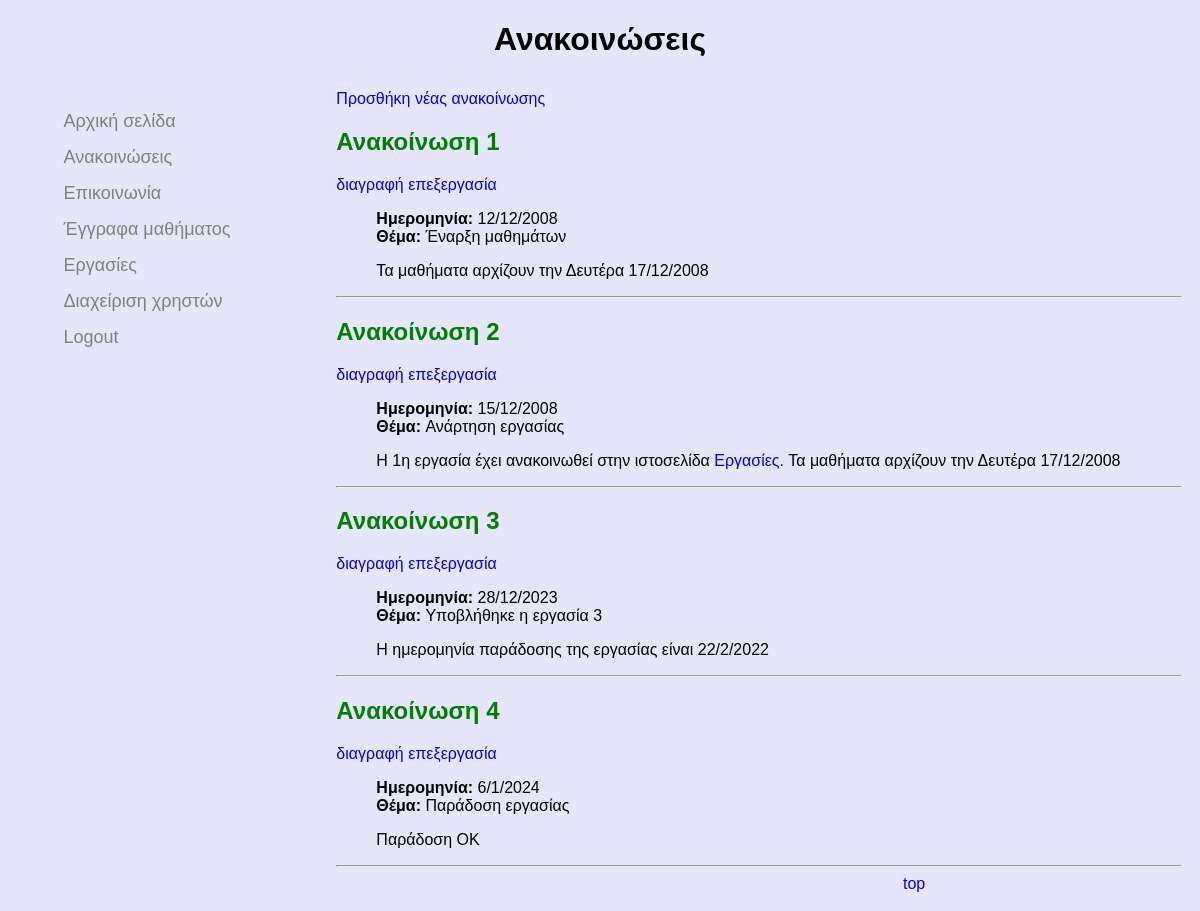
/announcement.php (signed in), run on the app's committed database.
### tables this page shows
CREATE TABLE `announcements` (
  `id` int(11) NOT NULL,
  `date` tinytext NOT NULL,
  `subject` tinytext NOT NULL,
  `content` text NOT NULL
);

### announcement.php (the view, shortened to what this page needs)
<?php
try {
    $conn = require 'db_connect.php';
    $query = "SELECT * FROM announcements";
    $stmt = $conn->prepare($query);
    $stmt->execute();
    $result = $stmt->setFetchMode(PDO::FETCH_ASSOC);
    $result = $stmt->fetchAll();
} catch (PDOException $e) {
}
?>
<!DOCTYPE html>
<html lang="en">
<head>
    <link rel="stylesheet" href="styles.css">
</head>
<body>
<div class="body" id="top">
    <h1>Ανακοινώσεις</h1>
    <div class="container">
        <?php include 'menu.php';?>
        <div class="content">
            <?php
            if ($_SESSION["role"] == 'Tutor') {
                echo "<a href='announcementForm.php?mode=new'>Προσθήκη νέας ανακοίνωσης</a>";
            }
            for ($x = 0; $x < sizeof($result); $x++) {
                echo '<div class="announcement">';
                echo '<h2 class="announcement-title">Ανακοίνωση ' . ($x + 1) . '</h2>';
                if ($_SESSION["role"] == 'Tutor'){
                    echo '<a href="deleteAnnouncement.php?id='.$result[$x]['id'].'">διαγραφή</a> ';
                    echo '<a href="announcementForm.php?mode=edit&id='.$result[$x]['id'].'">επεξεργασία</a>';
                }
                echo '<ul class="announcement-content">';
                echo '<li><span class="strong">Ημερομηνία: </span>' . $result[$x]['date'] . '</li>';
                echo '<li><span class="strong">Θέμα: </span>' . $result[$x]['subject'] . '</li>';
                echo '<li><p>' . $result[$x]['content'] . '</p></li>';
                echo '</ul>';
                echo '<hr>';
                echo '</div>';
            }
            ?>
            <div class="top-button-container">
                <div class="top-button"><a href="#top">top</a></div>
            </div>
        </div>
    </div>
</div>
</body>
</html>

### styles.css (style rules this page uses)
body { font-family: Arial, Helvetica, sans-serif; background: #E6E6FA; }
h1 { text-align: center; }
div.container { display: flex; align-items: flex-start; }
div.content { flex-basis: 75%; padding: 10px; }
h2.announcement-title { color: green; }
ul.announcement-content { list-style-type: none; }
div.top-button-container { display: flex; align-items: flex-start; }
div.top-button { flex-basis: 33%; }
.strong { font-weight: bold; }
a { text-decoration: none; }

### data on the page
announcements: date "12/12/2008", subject "Έναρξη μαθημάτων", content "Τα μαθήματα αρχίζουν την Δευτέρα 17/12/2008"
announcements: date "15/12/2008", subject "Ανάρτηση εργασίας", content "Η 1η εργασία έχει ανακοινωθεί στην ιστοσελίδα Εργασίες . Τα μαθήματα αρχίζουν την Δευτέρα 17/12/2008"
announcements: date "28/12/2023", subject "Υποβλήθηκε η εργασία 3", content "Η ημερομηνία παράδοσης της εργασίας είναι 22/2/2022"
announcements: date "6/1/2024", subject "Παράδοση εργασίας", content "Παράδοση OK"
